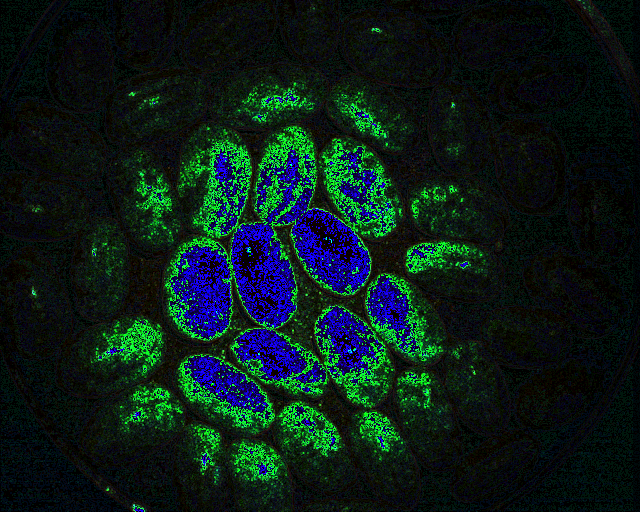
#> input picture lasca_result.png, 640 x 512 px
$ python -i Criar_mask.py   (imports and definitions only)
#> lines starting #> are read from the running program, lines starting #| are printed output that depends on the picture; after the words box and inside, x2 and y2 are one past the last pixel; in counts of white or black regions, pixels touching at a corner belong together
#> further down, picture is the input picture: shape (512, 640, 3); mean B, G, R 23.7, 28.4, 10.4
import cv2
import numpy as np
import os
import matplotlib.pyplot as plt

# Rotacionar imagem
def rotate_image(image, angle, scale=1.0):
    (h, w) = image.shape[:2]
    center = (w // 2, h // 2)
    M = cv2.getRotationMatrix2D(center, angle, scale)
    rotated = cv2.warpAffine(image, M, (w, h))
    return rotated

# Carregar imagem sem conversão de cores
def load_image(image_path):
    if not os.path.exists(image_path):
        raise FileNotFoundError(f"Erro: O arquivo '{image_path}' não foi encontrado.")

    image = cv2.imread(image_path, cv2.IMREAD_COLOR)  # Mantém a imagem original em BGR
    if image is None:
        raise ValueError(f"Erro: Não foi possível carregar a imagem '{image_path}'. Verifique o caminho e a integridade do arquivo.")

    return image

# Aplicação do LAsCA (Contraste Espacial do Laser Speckle) na imagem original com redução de tamanho
def apply_lasca(image, window_size=2, output_path="lasca_result.png"):
    h, w, c = image.shape
    new_h, new_w = h // window_size, w // window_size
    lasca_image = np.zeros((new_h, new_w, c), dtype=np.float32)

    for y in range(0, new_h):
        for x in range(0, new_w):
            for channel in range(c):
                region = image[y*window_size:(y+1)*window_size, x*window_size:(x+1)*window_size, channel].astype(np.float32)
                mean_intensity = np.mean(region)
                std_intensity = np.std(region)

                if mean_intensity > 0:
                    contrast = std_intensity / mean_intensity  # Aplicando a equação do LAsCA
                else:
                    contrast = 0

                lasca_image[y, x, channel] = contrast * 255

    lasca_image = np.clip(lasca_image, 0, 255).astype(np.uint8)
    cv2.imwrite(output_path, lasca_image)
    print(f"Imagem LAsCA salva em: {output_path}")
    return lasca_image

# Criar máscara para destacar todos os tons de verde
def apply_green_mask(image):
    hsv = cv2.cvtColor(image, cv2.COLOR_BGR2HSV)
#> hsv: shape (512, 640, 3); mean H, S, V 65, 185.3, 42.6

    # Exibir histogramas dos valores HSV
    plt.figure(figsize=(12, 4))
    plt.subplot(1, 3, 1)
    plt.hist(hsv[:, :, 0].flatten(), bins=50, color='green', alpha=0.7)
    plt.title("Histograma de Hue (Matiz)")
    plt.subplot(1, 3, 2)
    plt.hist(hsv[:, :, 1].flatten(), bins=50, color='blue', alpha=0.7)
    plt.title("Histograma de Saturação")
    plt.subplot(1, 3, 3)
    plt.hist(hsv[:, :, 2].flatten(), bins=50, color='gray', alpha=0.7)
    plt.title("Histograma de Valor (Brilho)")
    plt.show()
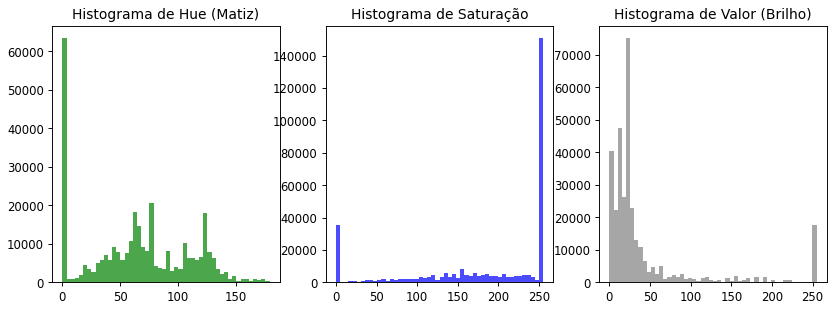
#> figure drawn by matplotlib, 3 panels; panel 1: tallest bar 63505 high, from x = 0 to 3.58; panel 2: tallest bar 151013 high, from x = 249.9 to 255; panel 3: tallest bar 75265 high, from x = 20.4 to 25.5

    # Ajustar faixa com base nos histogramas
    lower_green = np.array([30, 50, 20])  # Faixa mais ampla para verde
    upper_green = np.array([100, 255, 255])
    mask = cv2.inRange(hsv, lower_green, upper_green)
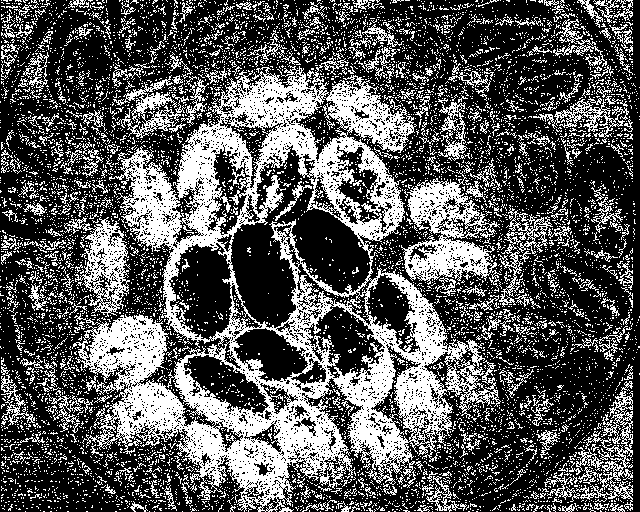
#> mask: shape (512, 640); 34.8% white; 7793 white regions (7428 under 20 px), largest, box (x1, y1, x2, y2) and area: (72, 56, 501, 512) 58664, (401, 170, 502, 292) 4992, (64, 217, 131, 317) 2487

    # Aplicar operações morfológicas para suavizar e melhorar a detecção
    kernel = np.ones((7, 7), np.uint8)
    mask = cv2.morphologyEx(mask, cv2.MORPH_OPEN, kernel)
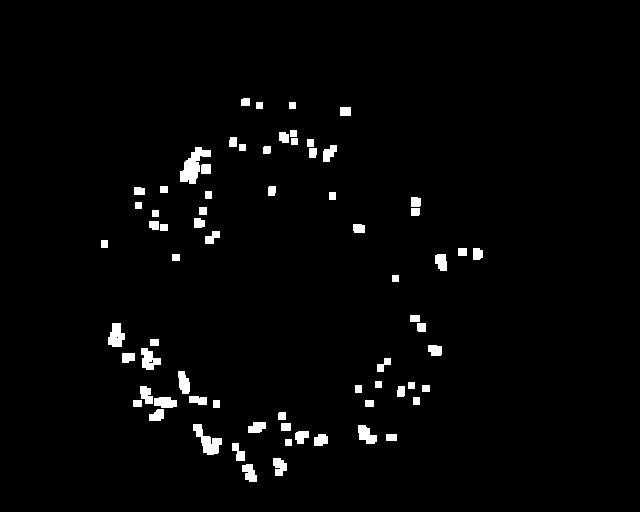
#> mask: shape (512, 640); 2.3% white; 70 white regions, largest, box (x1, y1, x2, y2) and area: (180, 147, 211, 184) 556, (193, 424, 222, 455) 410, (108, 323, 125, 347) 292
    mask = cv2.morphologyEx(mask, cv2.MORPH_CLOSE, kernel)
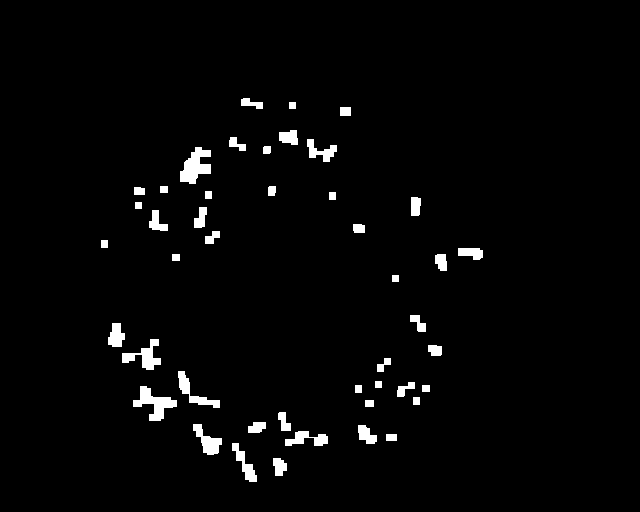
#> mask: shape (512, 640); 2.5% white; 45 white regions, largest, box (x1, y1, x2, y2) and area: (180, 147, 211, 184) 681, (133, 386, 177, 421) 658, (122, 339, 161, 370) 501

    return mask

# Pipeline - Gerar LAsCA e máscara
image_path = "C:/Users/jsantos1/OneDrive - QuidelOrtho/Documents/Mestrado/Code/Images/1_speckle.bmp"  # Substitua pela imagem real
lasca_output = "lasca_result.png"
mask_output = "green_mask.png"

# [28 lines not run here, left out]

>>> import cv2
>>> picture = cv2.imread('lasca_result.png')
>>> result = apply_green_mask(picture)
